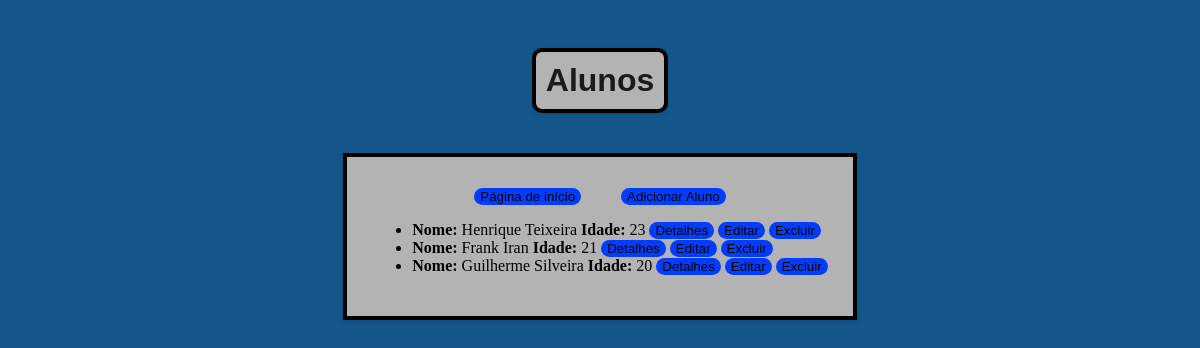
The app's page /alunos with its own data.
### app/models.py (models this page shows)
class Aluno(db.Model):
    __tablename__ = 'alunos'
    id = db.Column(db.Integer, primary_key=True)
    nome = db.Column(db.String(50), nullable=False)
    idade = db.Column(db.Integer)
    data_nascimento = db.Column(db.Date)
    nota_primeiro_semestre = db.Column(db.Float)
    nota_segundo_semestre = db.Column(db.Float)
    media_final = db.Column(db.Float)
    turma_id = db.Column(db.Integer, db.ForeignKey(
        'turmas.id'), nullable=False)

### app/alunos/alunos_routes.py (the view)
@alunos_blueprint.route("/alunos", methods=["GET"])
def listar_alunos_view():
    alunos = listar_alunos()
    return render_template('aluno/alunos.html', alunos=alunos)

### app/alunos/alunos_model.py (called while the page is built)
def listar_alunos():
    alunos = Aluno.query.all()
    return [
        {
            "id": aluno.id,
            "nome": aluno.nome,
            "idade": aluno.idade,
            "turma": aluno.turma_id,
            "data_nascimento": aluno.data_nascimento.strftime('%Y-%m-%d'),
            "nota_primeiro_semestre": aluno.nota_primeiro_semestre,
            "nota_segundo_semestre": aluno.nota_segundo_semestre,
            "media_final": aluno.media_final
        }
        for aluno in alunos
    ]

### app/templates/aluno/alunos.html (shortened to what this page needs)
<!DOCTYPE html>
<html lang="pt-BR">
<head>
    <link rel="stylesheet" href="{{ url_for('static', filename='alunos.css') }}">
</head>
<body>
    <h1>Alunos</h1>
    <section class="container">
        <div class="button_home">
        <a href="{{ url_for('index') }}"><button>Página de início</button></a>
        <a href="/alunos/adicionar"><button>Adicionar Aluno</button></a>
        </div>
        <ul>
            {% if alunos %}
                {% for aluno in alunos %}
                    <li>
                        <strong>Nome:</strong> {{ aluno.nome }}
                        <strong>Idade:</strong> {{ aluno.idade }}
                        <a href="/alunos/{{ aluno.id }}"><button>Detalhes</button></a>
                        <a href="/alunos/{{ aluno.id }}/editar"><button>Editar</button></a>
                        <form action="/alunos/{{ aluno.id }}" method="POST" style="display:inline;" onsubmit="return confirmDelete(this);">
                            <button type="submit">Excluir</button>
                        </form>
                    </li>
                {% endfor %}
            {% else %}
                <li>Nenhum aluno cadastrado.</li>
            {% endif %}
        </ul>
    </section>
</body>
</html>

### app/static/alunos.css (style rules this page uses)
body { background-color: #15568b; display: grid; }
h1 { font-family: 'Impact', sans-serif; color: rgba(2, 2, 2, 0.86); text-align: center; margin-top: 50px; border: 4px solid #000000; max-width: max-content; text-align: center; padding: 10px; margin: 40px; border-radius: 10px; box-shadow: 0 2px 5px rgba(0, 0, 0, 0.1); background-color: #B3B3B3; justify-self: center; }
.button_home { display: flex; justify-content: center; gap: 40px; margin-top: 5px; }
button { background: rgb(0, 17, 255); background: linear-gradient(0deg, rgb(2, 61, 255) 0%, rgb(1, 60, 255) 100%); border: none; border-radius: 10px; }
button:before { height: 0%; width: 2px; }
.container { display: grid; justify-self: center; text-align: start; align-items: center; justify-content: center; border: 4px solid #000000; background-color: #B3B3B3; border: 4px solid #000000; box-shadow: 0 2px 5px rgba(0, 0, 0, 0.1); padding: 25px; }

### records on screen
Aluno: nome "Henrique Teixeira", idade "23"
Aluno: nome "Frank Iran", idade "21"
Aluno: nome "Guilherme Silveira", idade "20"
